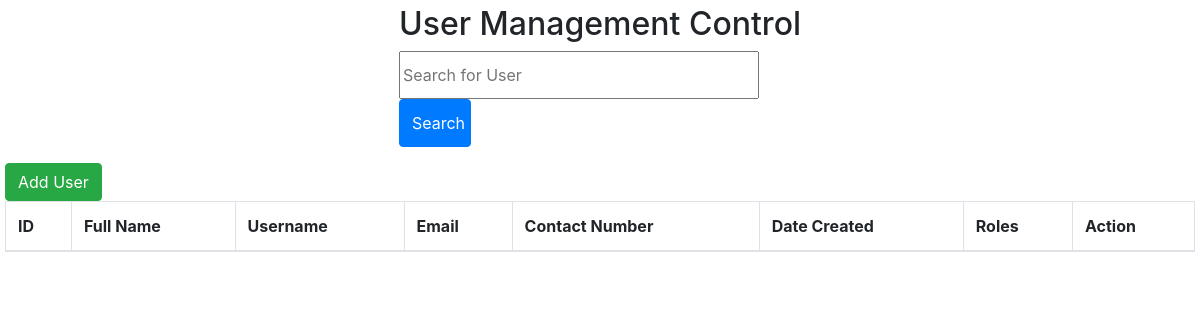
Before: /user_management.php with the older database file.
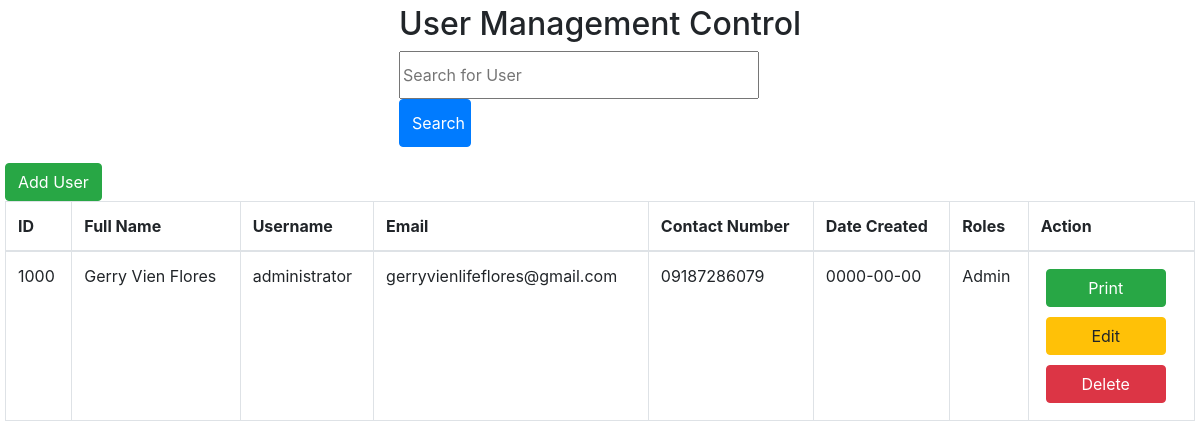
After: the same page with the newer database file.
### tables this page shows
CREATE TABLE user(
    `id` INT(11) NOT NULL AUTO_INCREMENT PRIMARY KEY,
    `username` VARCHAR(255) NOT NULL,
    `fullname` VARCHAR(255) NOT NULL,
    `email` VARCHAR(255) NOT NULL,
    `password` VARCHAR(255) NOT NULL,
    `contact_number` VARCHAR(255) NOT NULL,
    `date_created` DATE DEFAULT CURRENT_DATE,
    `roles` VARCHAR(20) NOT NULL  
);

### user_management.php (the view, shortened to what this page needs)
<?php
require_once 'config.php';
function generateData($sql){
    global $conn;
    $dataResult = mysqli_query($conn, $sql);
    while ($userResult = mysqli_fetch_assoc($dataResult)){
        echo "<tr>";
        echo "<td>" . $userResult['id'] . "</td>";
        echo "<td>" . $userResult['fullname'] . "</td>";
        echo "<td>" . $userResult['username'] . "</td>";
        echo "<td>" . $userResult['email'] . "</td>";
        echo "<td>" . $userResult['contact_number'] . "</td>";
        echo "<td>" . $userResult['date_created'] . "</td>";
        echo "<td>" . $userResult['roles'] . "</td>";
        echo "<td>";
        echo "<button type='button' data-id='" . $userResult['id'] ."' class='btn btn-success tweak-button' onclick=''>Print</button><br>";
        echo "<button type='button' data-id='" . $userResult['id'] ."' class='btn btn-warning tweak-button' onclick='editModal(this)'>Edit</button><br>";
        echo "<button type='button' data-id='" . $userResult['id'] ."' class='btn btn-danger tweak-button' onclick='deleteModal(this)'>Delete</button><br>";
        echo "</td>";
        echo "</tr>";
    }
}
?>
<!DOCTYPE html>
<html lang="en">
<head>
    <link rel="stylesheet" href="https://maxcdn.bootstrapcdn.com/bootstrap/4.5.2/css/bootstrap.min.css">
</head>
<body>
    <div class="search-form">
        <form action="<?php echo htmlspecialchars($_SERVER["PHP_SELF"]); ?>" method="post">
            <h2 style="text-align: center;">User Management Control</h2>
            <div class="form-group">
                <input style="width: 30vw; height: 6vh;" placeholder="Search for User" name="search-input"><br>
                <input style="width: 6vw; height: 6vh;" type="submit" class="btn btn-primary" name="search-button" value="Search">
            </div>
        </form>
    </div>
    <button type="button" data-id="" class="btn btn-success" onclick="addModal()">Add User</button>
    <div class="table-responsive">
        <table class="table table-bordered">
            <thead>
                <tr>
                    <th>ID</th>
                    <th>Full Name</th>
                    <th>Username</th>
                    <th>Email</th>
                    <th>Contact Number</th>
                    <th>Date Created</th>
                    <th>Roles</th>
                    <th>Action</th>
                </tr>
            </thead>
            <tbody>
                <?php
                if ($_SERVER["REQUEST_METHOD"] == "POST" && isset($_POST["search-button"])) {
                    if(strlen(trim($_POST['search-input'])) === 0) {
                        $sql_query = "SELECT * FROM user";
                        generateData($sql_query);
                    }elseif(isset($_POST['search-input'])){
                        $search_result = $_POST['search-input'];
                        $sql_query = "SELECT * FROM user WHERE fullname='$search_result' OR username='$search_result'";
                        generateData($sql_query);
                    }else {
                        $sql_query = "SELECT * FROM user";
                        generateData($sql_query);
                    }
                }else {
                    $sql_query = "SELECT * FROM user";
                    generateData($sql_query);
                }
                ?>
            </tbody>
        </table>
    </div>
</body>
</html>

### user_management.php (style rules this page uses)
body { margin: 5px; }
.search-form { display: flex; justify-content: center; }
.tweak-button { width: 10vw; margin: 5px; }

Changed rows visible on the page:
added user: id "1000", fullname "Gerry Vien Flores", username "administrator", email "gerryvienlifeflores@gmail.com", contact_number "09187286079", date_created "0000-00-00", roles "Admin"
